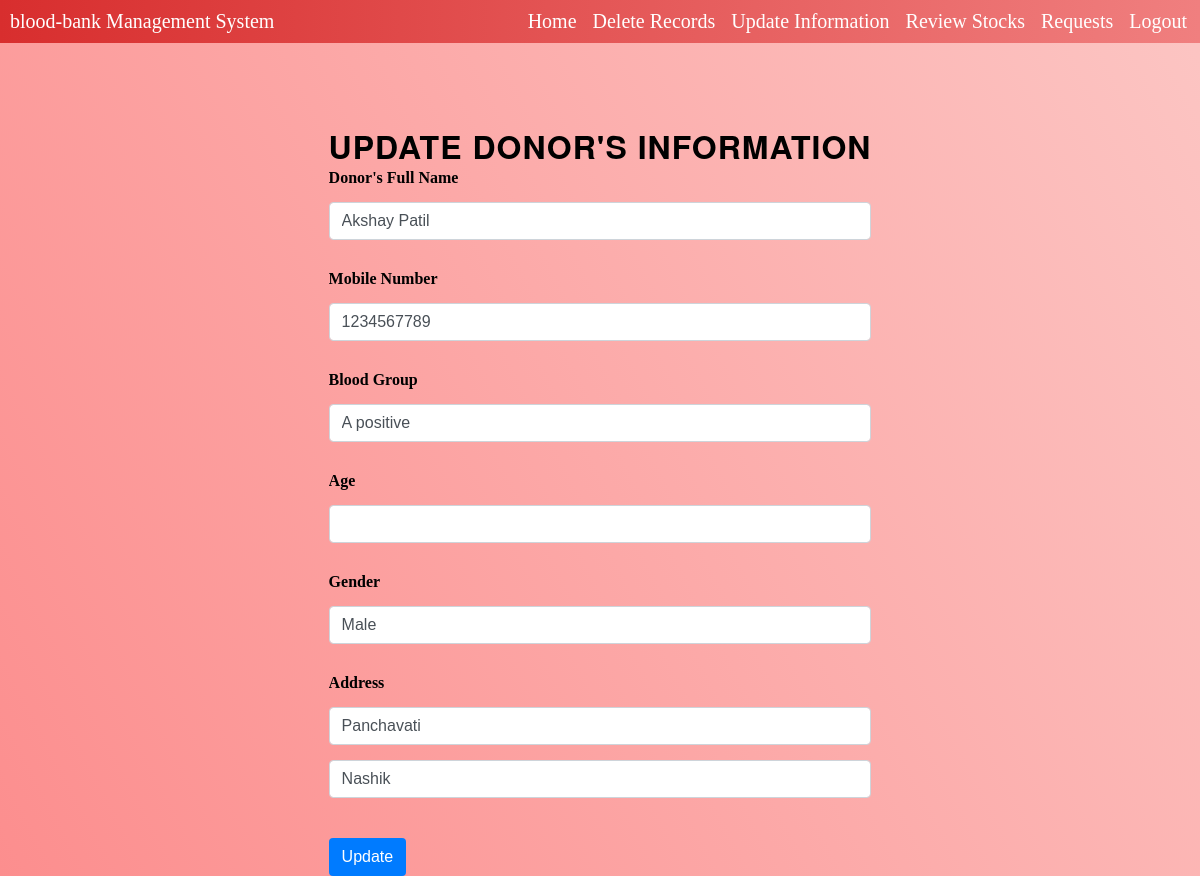
/updateuser.php?donor_id=1, run on the app's committed database.
### tables this page shows
CREATE TABLE `donors` (
  `donor_id` int(11) NOT NULL,
  `donor_name` varchar(50) NOT NULL,
  `mobile_no` varchar(25) NOT NULL,
  `bloodgroup` varchar(20) NOT NULL,
  `dob` date NOT NULL,
  `gender` varchar(11) NOT NULL,
  `city` varchar(25) NOT NULL,
  `address` varchar(100) NOT NULL,
  `admin_id` int(11) DEFAULT NULL,
  `member_id` int(15) DEFAULT NULL
);

### updateuser.php (the view, shortened to what this page needs)
<!DOCTYPE html>
<html lang="en">
<head>
    <link rel="stylesheet" href="css/style2.css">
</head>
<body>
    <?php include 'Navbar.php' ?>
    <?php
    $servername = "localhost";
    $username = "root";
    $password = "";
    $db = "blood-bank";
    $mysqli = new mysqli($servername, $username, $password, $db);
    $donor_id = $_GET["donor_id"];
    $sql = "SELECT * FROM donors WHERE donor_id='$donor_id'";
    $result = $mysqli->query($sql);
    if ($result->num_rows > 0) {
        while ($row = $result->fetch_assoc()) {
            $donor_name = $row["donor_name"];
            $mobile_no = $row["mobile_no"];
            $bloodgroup = $row["bloodgroup"];
            $age = $row["age"];
            $gender = $row["gender"];
            $address = $row["address"];
            $city = $row["city"];
        }
    } else {
        echo "0 results";
    }
    ?>
    <div class="container-fluid justify-content-center">
        <div class="row justify-content-center">
            <div class="col-lg-6" style="align-items: center;">
                <h1 class="intro-text text-center">Update Donor's Information</h1>
                <form action="updateuserm.php" method="post">
                    <div class="form-row">
                        <div class="form-group col-md-6">
                            <label for="donor_name">Donor's Full Name</label>
                        </div>
                        <div class="form-group col-md-6 ">
                            <input type="text" class="form-control" id="donor_name" value="<?php echo $donor_name; ?>" name="donor_name">
                        </div>
                    </div>
                    <div class="form-row">
                        <div class="form-group col-md-6">
                            <label for="mobile_no">Mobile Number</label>
                        </div>
                        <div class="form-group col-md-6 ">
                            <input type="text" class="form-control" id="mobile_no" name="mobile_no" value="<?php echo $mobile_no; ?>">
                        </div>
                    </div>
                    <div class="form-row">
                        <div class="form-group col-md-6">
                            <label for="bloodgroup">Blood Group</label>
                        </div>
                        <div class="form-group col-md-6">
                            <input id="bloodgroup" name="bloodgroup" class="form-control" value="<?php echo $bloodgroup; ?>">
                        </div>
                    </div>
                    <div class="form-row">
                        <div class="form-group col-md-6">
                            <label for="age">Age</label>
                        </div>
                        <div class="form-group col-md-6">
                            <input type="text" class="form-control" id="age" name="age" value="<?php echo $age; ?>">
                        </div>
                    </div>
                    <div class="form-row">
                        <div class="form-group col-md-6">
                            <label for="gender">Gender</label>
                        </div>
                        <div class="form-group col-md-6">
                            <input id="gender" name="gender" class="form-control" value="<?php echo $gender; ?>">
                        </div>
                    </div>
                    <div class="form-row">
                        <div class="form-group col-md-3">
                            <label for="address">Address</label>
                        </div>
                        <div class="form-group col-md-7">
                            <input type="text" class="form-control" id="address" name="address" value="<?php echo $address; ?>">
                        </div>
                        <div class="form-group col-md-2">
                            <input type="text" class="form-control" id="city" name="city" value="<?php echo $city; ?>">
                        </div>
                    </div>
                    <input type="submit" value="Update">
                </form>
            </div>
        </div>
    </div>
    <?php require_once "footer.php" ?>
</body>
</html>

### css/style2.css (style rules this page uses)
body { background-color: #fc8e8e; background-image: linear-gradient(62deg, #fc8e8e 0%, #fcc5c3 100%); }

### css/style.css (style rules this page uses)
h1, h2, h3, h4, h5, h6 { text-transform: uppercase; font-family: "Josefin Slab", "Helvetica Neue", Helvetica, Arial, sans-serif; font-weight: 700; letter-spacing: 1px; }

### updateuser.php (style rules this page uses)
.container-fluid { padding-top: 80px; }
.row.justify-content-center { display: flex; justify-content: center; }
.col-lg-6 { align-items: center; }
h1.intro-text { text-align: center; }
.form-row { margin-bottom: 15px; }
.form-group { margin-bottom: 15px; }
label { font-weight: bold; }
.form-control { display: block; width: 100%; padding: 0.375rem 0.75rem; font-size: 1rem; line-height: 1.5; color: #495057; background-color: #fff; background-clip: padding-box; border: 1px solid #ced4da; border-radius: 0.25rem; transition: border-color 0.15s ease-in-out, box-shadow 0.15s ease-in-out; }
input[type="submit"] { display: inline-block; padding: 0.375rem 0.75rem; margin-top: 10px; font-size: 1rem; font-weight: 400; line-height: 1.5; color: #fff; background-color: #007bff; background-image: none; border: 1px solid transparent; border-radius: 0.25rem; transition: color 0.15s ease-in-out, background-color 0.15s ease-in-out, border-color 0.15s ease-in-out, box-shadow 0.15s ease-in-out; }

### Navbar.php (style rules this page uses)
* { padding: 0; margin: 0; box-sizing: border-box; overflow-x: hidden; }

### data on the page
donors: donor_name "Akshay Patil", mobile_no "1234567789", bloodgroup "A positive", gender "Male", address "Panchavati", city "Nashik"
